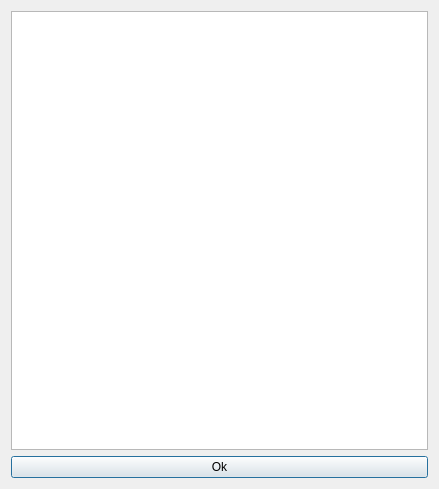
<?xml version="1.0" encoding="UTF-8"?>
<ui version="4.0">
 <class>view_collection</class>
 <widget class="QDialog" name="view_collection">
  <property name="geometry">
   <rect>
    <x>0</x>
    <y>0</y>
    <width>439</width>
    <height>489</height>
   </rect>
  </property>
  <property name="windowTitle">
   <string>Dialog</string>
  </property>
  <layout class="QVBoxLayout" name="verticalLayout">
   <item>
    <widget class="QListView" name="listView"/>
   </item>
   <item>
    <widget class="QPushButton" name="pushButton">
     <property name="text">
      <string>Ok</string>
     </property>
    </widget>
   </item>
  </layout>
 </widget>
 <resources/>
 <connections/>
</ui>
